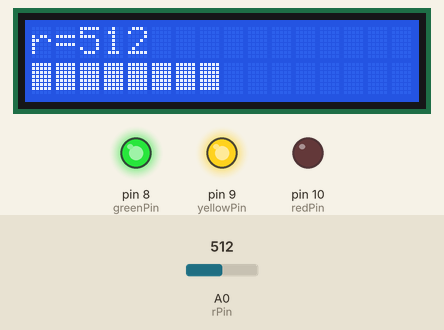
Bench run of a sketch on a simulated Arduino Uno, built with avr-gcc and run on an emulated ATmega328P. Shown: 16×2 character LCD, output pins drawn as LEDs (lit = HIGH). Inputs (shaded band) come from the test bench; at power-on: A0 (rPin) = 512.

Above: at 1.2 s.
1.3 s: A0 (rPin) set to 560
At 2.5 s:
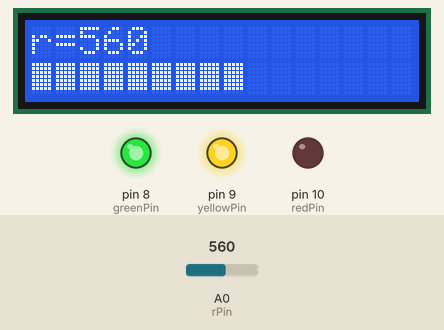
3.1 s: A0 (rPin) set to 586
At 3.9 s:
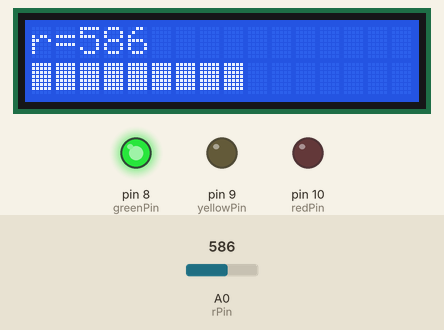
4.7 s: A0 (rPin) set to 808
At 5.3 s:
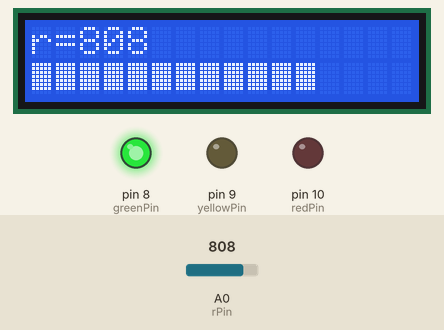
6.3 s: A0 (rPin) set to 836
At 6.7 s:
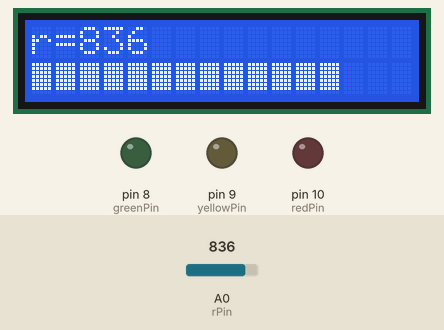
7.8 s: A0 (rPin) set to 779
At 9.1 s:
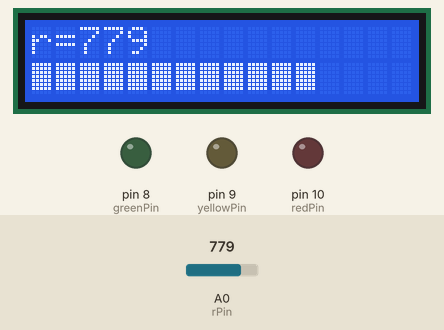
9.4 s: A0 (rPin) set to 754
At 10.6 s:
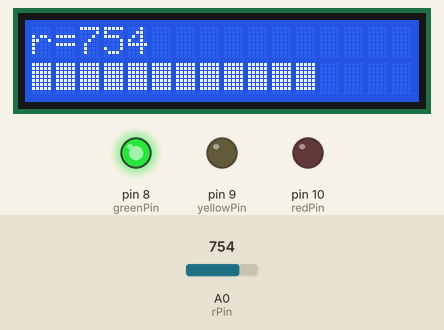
Timing chart, 0 to 12.0 s (numbered marks = the images above; inputs shaded):
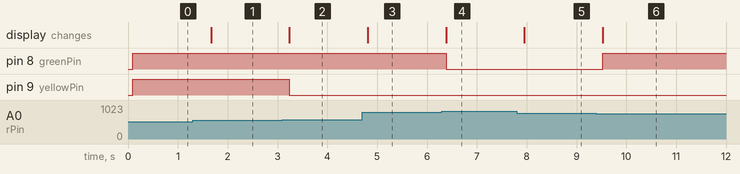

Measured:
- the behaviour switches between 570 and 571 on A0 (rPin) (found by bisection; images 1 and 2)
- the behaviour switches between 820 and 821 on A0 (rPin) (found by bisection; images 3 and 4)
- the behaviour switches between 770 and 769 on A0 (rPin) (found by bisection; images 5 and 6)
- after the input at 1.3 s, the display: changes after 0.37 s (image 1)
- after the input at 3.1 s, pin 9 (yellowPin): HIGH → LOW after 0.14 s; the display: changes after 0.14 s (image 2)
- after the input at 4.7 s, the display: changes after 0.11 s (image 3)
- after the input at 6.3 s, pin 8 (greenPin): HIGH → LOW after 0.08 s; the display: changes after 0.08 s (image 4)
- after the input at 7.8 s, the display: changes after 0.16 s (image 5)
- after the input at 9.4 s, pin 8 (greenPin): LOW → HIGH after 0.13 s; the display: changes after 0.13 s (image 6)

The sketch:

display2.ino
```cpp
//DFRobot.com
//Compatible with the Arduino IDE 1.0
//Library version:1.1
#include <Wire.h>
#include <LiquidCrystal_I2C.h>

LiquidCrystal_I2C lcd(0x27,16,2);  // set the LCD address to 0x27 for a 16 chars and 2 line display

byte full[8] = {
  B11111,
  B11111,
  B11111,
  B11111,
  B11111,
  B11111,
  B11111
};

int rPin = 0;

int greenPin = 8;
int yellowPin = 9;
int redPin = 10;

boolean red = false;
boolean yellow = false;
boolean green = false;

void setup() {
  lcd.init();
  lcd.createChar(0, full);
  lcd.backlight();
  pinMode(greenPin, OUTPUT);
  pinMode(yellowPin, OUTPUT);
  pinMode(redPin, OUTPUT);
}

void loop() {
  int r = analogRead(rPin);
  lcd.setCursor(0, 0);
  lcd.print("r=");
  lcd.print(r);
  lcd.print("   ");

  int rOut = map(r, 0, 1023, 0, 15);
  lcd.setCursor(0, 1);
  for(int i = 0; i<=15; i++) {
    if(i <= rOut) {
      lcd.write(byte(0));
    } else {
      lcd.print(" ");
    }
  }

  if(red && r > 330 || !red && r < 280 ) {
    red = !red;
    digitalWrite(redPin, red);
  }
  if(yellow && r > 570 || !yellow && r < 520 ) {
    yellow = !yellow;
    digitalWrite(yellowPin, yellow);
  }
  if(green && r > 820 || !green && r < 770 ) {
    green = !green;
    digitalWrite(greenPin, green);
  }
  delay(500);
}
```
